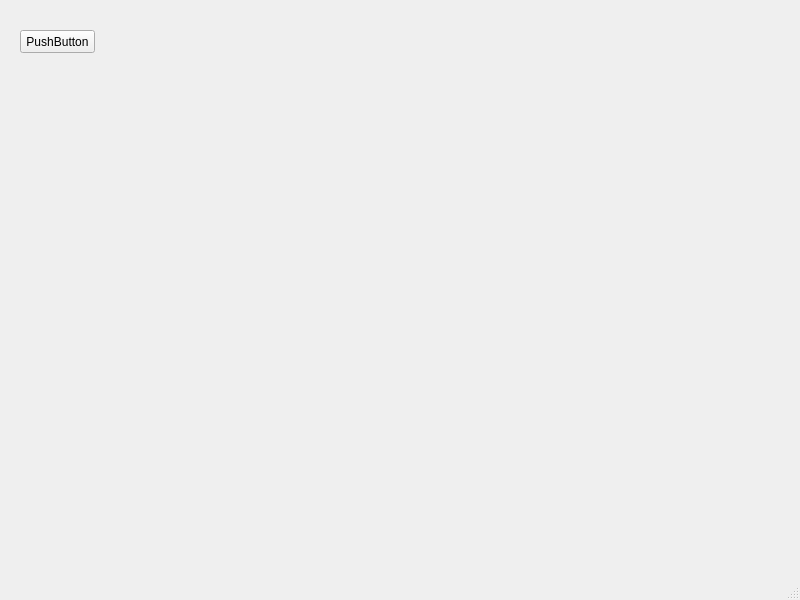
<?xml version="1.0" encoding="UTF-8"?>
<ui version="4.0">
 <class>ProjectONE</class>
 <widget class="QMainWindow" name="ProjectONE">
  <property name="geometry">
   <rect>
    <x>0</x>
    <y>0</y>
    <width>800</width>
    <height>600</height>
   </rect>
  </property>
  <property name="windowTitle">
   <string>MainWindow</string>
  </property>
  <widget class="QWidget" name="centralwidget">
   <widget class="QPushButton" name="pushButton">
    <property name="geometry">
     <rect>
      <x>20</x>
      <y>30</y>
      <width>75</width>
      <height>23</height>
     </rect>
    </property>
    <property name="text">
     <string>PushButton</string>
    </property>
   </widget>
  </widget>
  <widget class="QMenuBar" name="menubar">
   <property name="geometry">
    <rect>
     <x>0</x>
     <y>0</y>
     <width>800</width>
     <height>21</height>
    </rect>
   </property>
  </widget>
  <widget class="QStatusBar" name="statusbar"/>
 </widget>
 <resources/>
 <connections/>
</ui>
